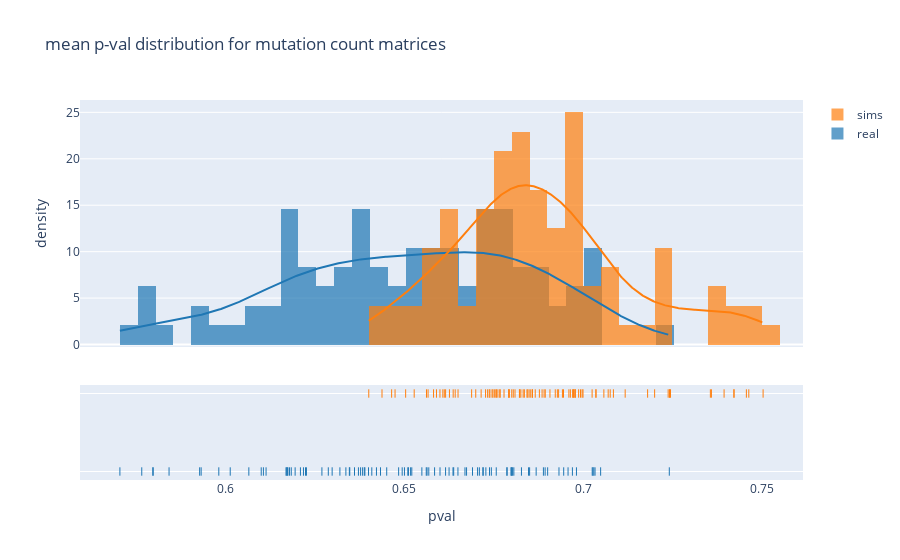

Notebook cell for this chart:
### Markdown cell above
### Joint analysis

Looking at mutation count comparisons in simulations and real data together.

> i. Mutation type _p_-values average across windows of simulated and real data.

### Code cell
hist_data= [x[~np.isnan(x)] for x in [mut_means,sim_mut_means]]

group_labels = ['real','sims'] # name of the dataset

fig = ff.create_distplot(hist_data, group_labels,
                        bin_size=.005)


fig.update_layout(title_text='mean p-val distribution for mutation count matrices')
fig.update_layout(xaxis_title= 'pval')
fig.update_layout(yaxis_title= 'density')

### Figure 1 — Plotly figure (JSON) as saved in the notebook; plotly's stock layout.template omitted (floating-point values rounded to 4 significant figures; data arrays with more than 128 entries replaced by an {"elided": "..."} marker saying what was removed)
{"data": [{"autobinx": false, "histnorm": "probability density", "legendgroup": "real", "marker": {"color": "rgb(31, 119, 180)"}, "name": "real", "opacity": 0.7, "type": "histogram", "x": [0.6388, 0.6901, 0.6894, 0.6377, 0.6674, 0.7028, 0.66, 0.6799, 0.6803, 0.7034, 0.685, 0.6828, 0.6484, 0.6933, 0.6757, 0.6847, 0.651, 0.6636, 0.6743, 0.6615, 0.6625, 0.6669, 0.6561, 0.6801, 0.6806, 0.7026, 0.6638, 0.6958, 0.6787, 0.6982, 0.6517, 0.6433, 0.6194, 0.6217, 0.6113, 0.6226, 0.5841, 0.5927, 0.5931, 0.5795, 0.6169, 0.6269, 0.665, 0.6174, 0.598, 0.6371, 0.6178, 0.6099, 0.6287, 0.6347, 0.5765, 0.6494, 0.6012, 0.6399, 0.6223, 0.6172, 0.6105, 0.5797, 0.5703, 0.636, 0.6064, 0.6389, 0.6169, 0.6183, 0.6346, 0.6728, 0.6691, 0.6738, 0.6563, 0.6584, 0.7242, 0.6549, 0.6705, 0.6869, 0.7049, 0.6889, 0.65, 0.6319, 0.697, 0.6422, 0.6336, 0.6298, 0.671, 0.6787, 0.6521, 0.6383, 0.6798, 0.6511, 0.645, 0.6721, 0.6946, 0.672, 0.6568, 0.6409, 0.703, 0.6209], "xaxis": "x", "xbins": {"end": 0.7242, "size": 0.005, "start": 0.5703}, "yaxis": "y"}, {"autobinx": false, "histnorm": "probability density", "legendgroup": "sims", "marker": {"color": "rgb(255, 127, 14)"}, "name": "sims", "opacity": 0.7, "type": "histogram", "x": [0.6988, 0.6826, 0.659, 0.7058, 0.6752, 0.6822, 0.6562, 0.6503, 0.6715, 0.6945, 0.6437, 0.6727, 0.6739, 0.696, 0.6762, 0.6767, 0.6978, 0.6977, 0.7118, 0.6464, 0.6973, 0.6885, 0.665, 0.6566, 0.6922, 0.707, 0.6878, 0.6993, 0.6894, 0.6756, 0.6849, 0.6748, 0.6973, 0.6977, 0.6965, 0.6832, 0.72, 0.6615, 0.68, 0.6612, 0.6836, 0.6792, 0.6768, 0.7036, 0.6636, 0.6745, 0.6733, 0.7, 0.6608, 0.6792, 0.7457, 0.7025, 0.6823, 0.6642, 0.7359, 0.6858, 0.6626, 0.6843, 0.7238, 0.7076, 0.6474, 0.681, 0.7504, 0.6581, 0.6527, 0.6928, 0.7243, 0.6794, 0.6779, 0.6858, 0.7464, 0.6971, 0.6866, 0.6907, 0.7395, 0.6997, 0.67, 0.7036, 0.7181, 0.6805, 0.7242, 0.6942, 0.7357, 0.6599, 0.64, 0.6854, 0.7245, 0.6932, 0.7085, 0.6688, 0.7423, 0.6757, 0.6845, 0.6891, 0.7422, 0.6737], "xaxis": "x", "xbins": {"end": 0.7504, "size": 0.005, "start": 0.64}, "yaxis": "y"}, {"legendgroup": "real", "marker": {"color": "rgb(31, 119, 180)"}, "mode": "lines", "name": "real", "showlegend": false, "type": "scatter", "x": {"elided": "500 float values"}, "xaxis": "x", "y": {"elided": "500 float values"}, "yaxis": "y"}, {"legendgroup": "sims", "marker": {"color": "rgb(255, 127, 14)"}, "mode": "lines", "name": "sims", "showlegend": false, "type": "scatter", "x": {"elided": "500 float values"}, "xaxis": "x", "y": {"elided": "500 float values"}, "yaxis": "y"}, {"legendgroup": "real", "marker": {"color": "rgb(31, 119, 180)", "symbol": "line-ns-open"}, "mode": "markers", "name": "real", "showlegend": false, "type": "scatter", "x": [0.6388, 0.6901, 0.6894, 0.6377, 0.6674, 0.7028, 0.66, 0.6799, 0.6803, 0.7034, 0.685, 0.6828, 0.6484, 0.6933, 0.6757, 0.6847, 0.651, 0.6636, 0.6743, 0.6615, 0.6625, 0.6669, 0.6561, 0.6801, 0.6806, 0.7026, 0.6638, 0.6958, 0.6787, 0.6982, 0.6517, 0.6433, 0.6194, 0.6217, 0.6113, 0.6226, 0.5841, 0.5927, 0.5931, 0.5795, 0.6169, 0.6269, 0.665, 0.6174, 0.598, 0.6371, 0.6178, 0.6099, 0.6287, 0.6347, 0.5765, 0.6494, 0.6012, 0.6399, 0.6223, 0.6172, 0.6105, 0.5797, 0.5703, 0.636, 0.6064, 0.6389, 0.6169, 0.6183, 0.6346, 0.6728, 0.6691, 0.6738, 0.6563, 0.6584, 0.7242, 0.6549, 0.6705, 0.6869, 0.7049, 0.6889, 0.65, 0.6319, 0.697, 0.6422, 0.6336, 0.6298, 0.671, 0.6787, 0.6521, 0.6383, 0.6798, 0.6511, 0.645, 0.6721, 0.6946, 0.672, 0.6568, 0.6409, 0.703, 0.6209], "xaxis": "x", "y": ["real", "real", "real", "real", "real", "real", "real", "real", "real", "real", "real", "real", "real", "real", "real", "real", "real", "real", "real", "real", "real", "real", "real", "real", "real", "real", "real", "real", "real", "real", "real", "real", "real", "real", "real", "real", "real", "real", "real", "real", "real", "real", "real", "real", "real", "real", "real", "real", "real", "real", "real", "real", "real", "real", "real", "real", "real", "real", "real", "real", "real", "real", "real", "real", "real", "real", "real", "real", "real", "real", "real", "real", "real", "real", "real", "real", "real", "real", "real", "real", "real", "real", "real", "real", "real", "real", "real", "real", "real", "real", "real", "real", "real", "real", "real", "real"], "yaxis": "y2"}, {"legendgroup": "sims", "marker": {"color": "rgb(255, 127, 14)", "symbol": "line-ns-open"}, "mode": "markers", "name": "sims", "showlegend": false, "type": "scatter", "x": [0.6988, 0.6826, 0.659, 0.7058, 0.6752, 0.6822, 0.6562, 0.6503, 0.6715, 0.6945, 0.6437, 0.6727, 0.6739, 0.696, 0.6762, 0.6767, 0.6978, 0.6977, 0.7118, 0.6464, 0.6973, 0.6885, 0.665, 0.6566, 0.6922, 0.707, 0.6878, 0.6993, 0.6894, 0.6756, 0.6849, 0.6748, 0.6973, 0.6977, 0.6965, 0.6832, 0.72, 0.6615, 0.68, 0.6612, 0.6836, 0.6792, 0.6768, 0.7036, 0.6636, 0.6745, 0.6733, 0.7, 0.6608, 0.6792, 0.7457, 0.7025, 0.6823, 0.6642, 0.7359, 0.6858, 0.6626, 0.6843, 0.7238, 0.7076, 0.6474, 0.681, 0.7504, 0.6581, 0.6527, 0.6928, 0.7243, 0.6794, 0.6779, 0.6858, 0.7464, 0.6971, 0.6866, 0.6907, 0.7395, 0.6997, 0.67, 0.7036, 0.7181, 0.6805, 0.7242, 0.6942, 0.7357, 0.6599, 0.64, 0.6854, 0.7245, 0.6932, 0.7085, 0.6688, 0.7423, 0.6757, 0.6845, 0.6891, 0.7422, 0.6737], "xaxis": "x", "y": ["sims", "sims", "sims", "sims", "sims", "sims", "sims", "sims", "sims", "sims", "sims", "sims", "sims", "sims", "sims", "sims", "sims", "sims", "sims", "sims", "sims", "sims", "sims", "sims", "sims", "sims", "sims", "sims", "sims", "sims", "sims", "sims", "sims", "sims", "sims", "sims", "sims", "sims", "sims", "sims", "sims", "sims", "sims", "sims", "sims", "sims", "sims", "sims", "sims", "sims", "sims", "sims", "sims", "sims", "sims", "sims", "sims", "sims", "sims", "sims", "sims", "sims", "sims", "sims", "sims", "sims", "sims", "sims", "sims", "sims", "sims", "sims", "sims", "sims", "sims", "sims", "sims", "sims", "sims", "sims", "sims", "sims", "sims", "sims", "sims", "sims", "sims", "sims", "sims", "sims", "sims", "sims", "sims", "sims", "sims", "sims"], "yaxis": "y2"}], "layout": {"barmode": "overlay", "hovermode": "closest", "legend": {"traceorder": "reversed"}, "title": {"text": "mean p-val distribution for mutation count matrices"}, "xaxis": {"anchor": "y2", "domain": [0, 1], "title": {"text": "pval"}, "zeroline": false}, "yaxis": {"anchor": "free", "domain": [0.35, 1], "position": 0, "title": {"text": "density"}}, "yaxis2": {"anchor": "x", "domain": [0, 0.25], "dtick": 1, "showticklabels": false}}}
